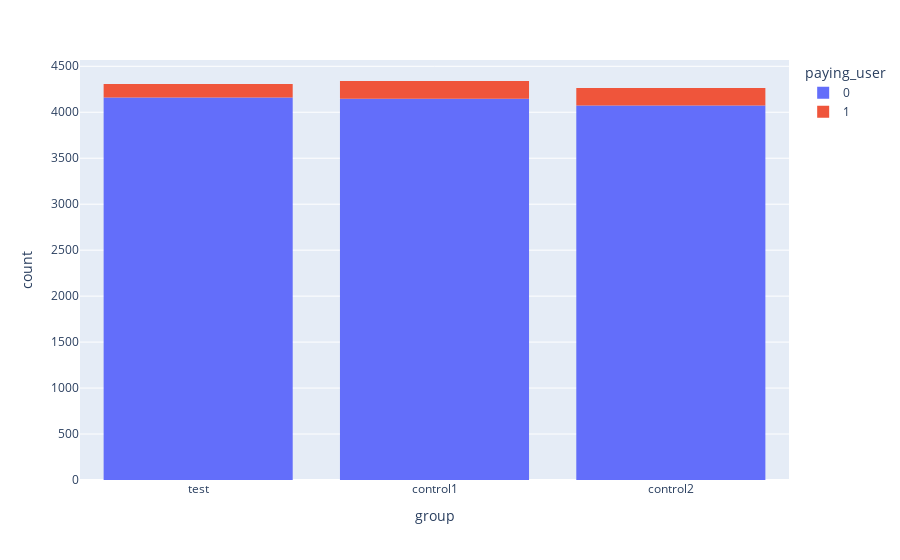

Source (notebook cell):
### Markdown cell above
##### Конверсия в платящего пользователя по группам

### Code cell
users['paying_user'] = [1 if i > 0 else 0 for i in users['total_revenue']]

fig = px.histogram(users[['group', 'paying_user']].dropna(), x='group', 
                   color='paying_user')
fig.show()

### Figure 1 — Plotly figure (JSON) as saved in the notebook; plotly's stock layout.template omitted (floating-point values rounded to 4 significant figures; data arrays with more than 128 entries replaced by an {"elided": "..."} marker saying what was removed)
{"data": [{"alignmentgroup": "True", "bingroup": "x", "hovertemplate": "paying_user=0<br>group=%{x}<br>count=%{y}<extra></extra>", "legendgroup": "0", "marker": {"color": "#636efa"}, "name": "0", "offsetgroup": "0", "orientation": "v", "showlegend": true, "type": "histogram", "x": {"elided": "12380 str values"}, "xaxis": "x", "yaxis": "y"}, {"alignmentgroup": "True", "bingroup": "x", "hovertemplate": "paying_user=1<br>group=%{x}<br>count=%{y}<extra></extra>", "legendgroup": "1", "marker": {"color": "#EF553B"}, "name": "1", "offsetgroup": "1", "orientation": "v", "showlegend": true, "type": "histogram", "x": {"elided": "532 str values"}, "xaxis": "x", "yaxis": "y"}], "layout": {"barmode": "relative", "legend": {"title": {"text": "paying_user"}, "tracegroupgap": 0}, "margin": {"t": 60}, "xaxis": {"anchor": "y", "domain": [0, 1], "title": {"text": "group"}}, "yaxis": {"anchor": "x", "domain": [0, 1], "title": {"text": "count"}}}}
